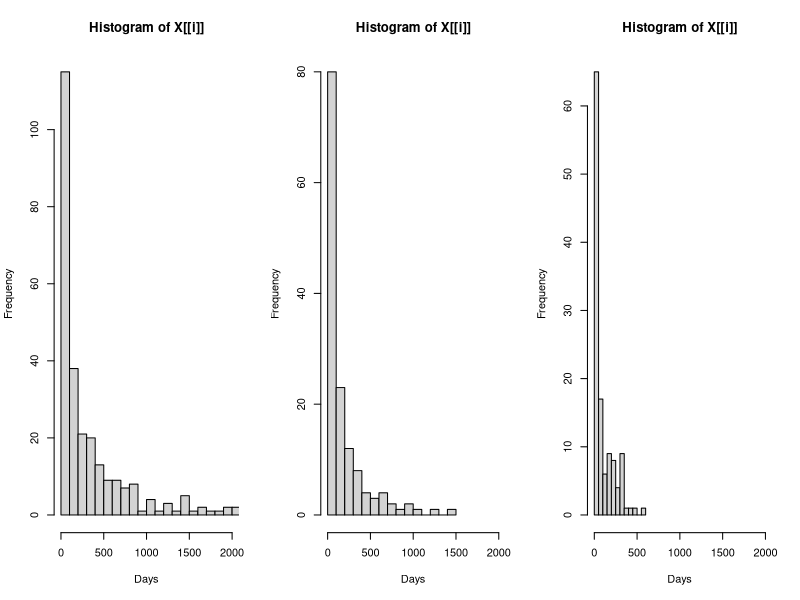
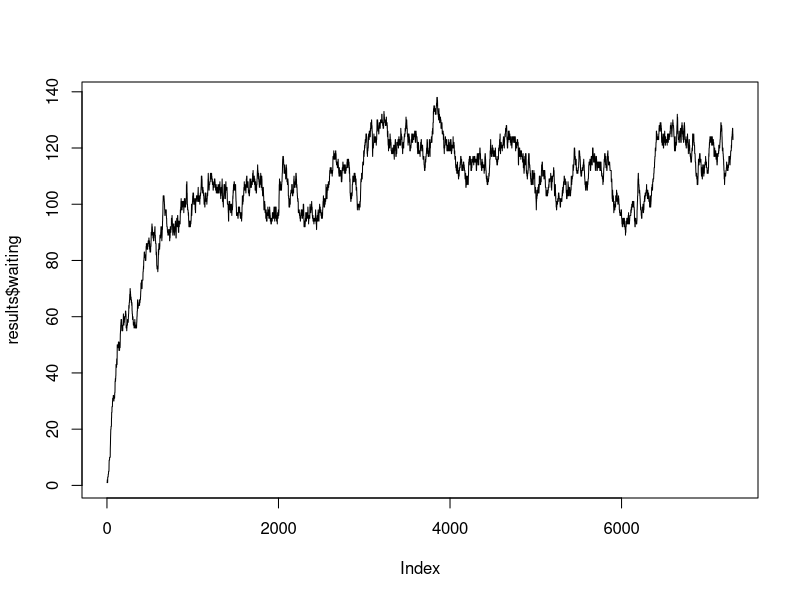

These figures' R source, in order:
# =====================================================
# example estimation of undiagnosed cases for EQUITY-MS
# -----------------------------------------------------

# inputs

days <- 1095 # 1095 = 3 years
mean_cases_per_day <- 0.5
mean_delay <- c(300, 200, 100) # delay in days for three groups
group_sizes <- c(0.5, 0.3, 0.2)

# generate data (in the real analysis this will be taken from observed patient data)

cases <- rpois(days, mean_cases_per_day) # cases on each day
n <- sum(cases) # total number of cases
group <- sample(1:3, n, replace = T, prob = group_sizes)
duration_targets <- mean_delay[group]
durations <- rnbinom(n, size = 0.5, mu = duration_targets)

# describe duration by group

mean_duration_by_group <- tapply(durations, INDEX = group, FUN = mean)
tapply(durations, INDEX = group, FUN = quantile, probs = c(0.25, 0.5, 0.75))
par(mfrow = c(1, 3))
lapply(split(durations, group), hist, xlim = c(0, 2000), xlab = "Days", breaks = 20)

# typical number in the community (simple analysis using averages)
# number in community = rates of cases * duration of wait ("Little's Law - https://en.wikipedia.org/wiki/Little%27s_law)
# e.g if you diagnose 1/day, and the wait is 1 day, there is always 1 in the community
# e.g.if you diagnose 5/day, and the wait is 5 days, there are always 25 in the community

(n/days) * mean(durations) # total in the community
rate_by_group <- table(group) / days
rate_by_group * mean_duration_by_group # total by group

# microsim: ungrouped
# incidence adds to the pool, diagnosis removes them

sim_days <- 20*365
sim_cases <- rpois(sim_days, mean_cases_per_day)
sim_n <- sum(sim_cases)
incident_day <- rep(seq_len(sim_days), sim_cases)
diagnosis_day <- incident_day + sample(durations, sim_n, replace = T)
day_index <- min(incident_day):sim_days
waiting_counts <- sapply(day_index, function(t) {
  sum(incident_day <= t & diagnosis_day > t)
})
results <- data.frame(day = day_index, waiting = waiting_counts)
dev.off()
plot(results$waiting, type = 'l')
mean(tail(results$waiting, 365))

# key additions for main analysis:
# 1. do simulation by group to show equity
# 2. relax assumption that reported delays represent delays in the community
# (eg. some cases never get diagnosed)
# 3. consider modelling diagnosis as a stochastic risk conditional on equity-based characteristics
# 4. repeat simulation multiple times to understand uncertainty
